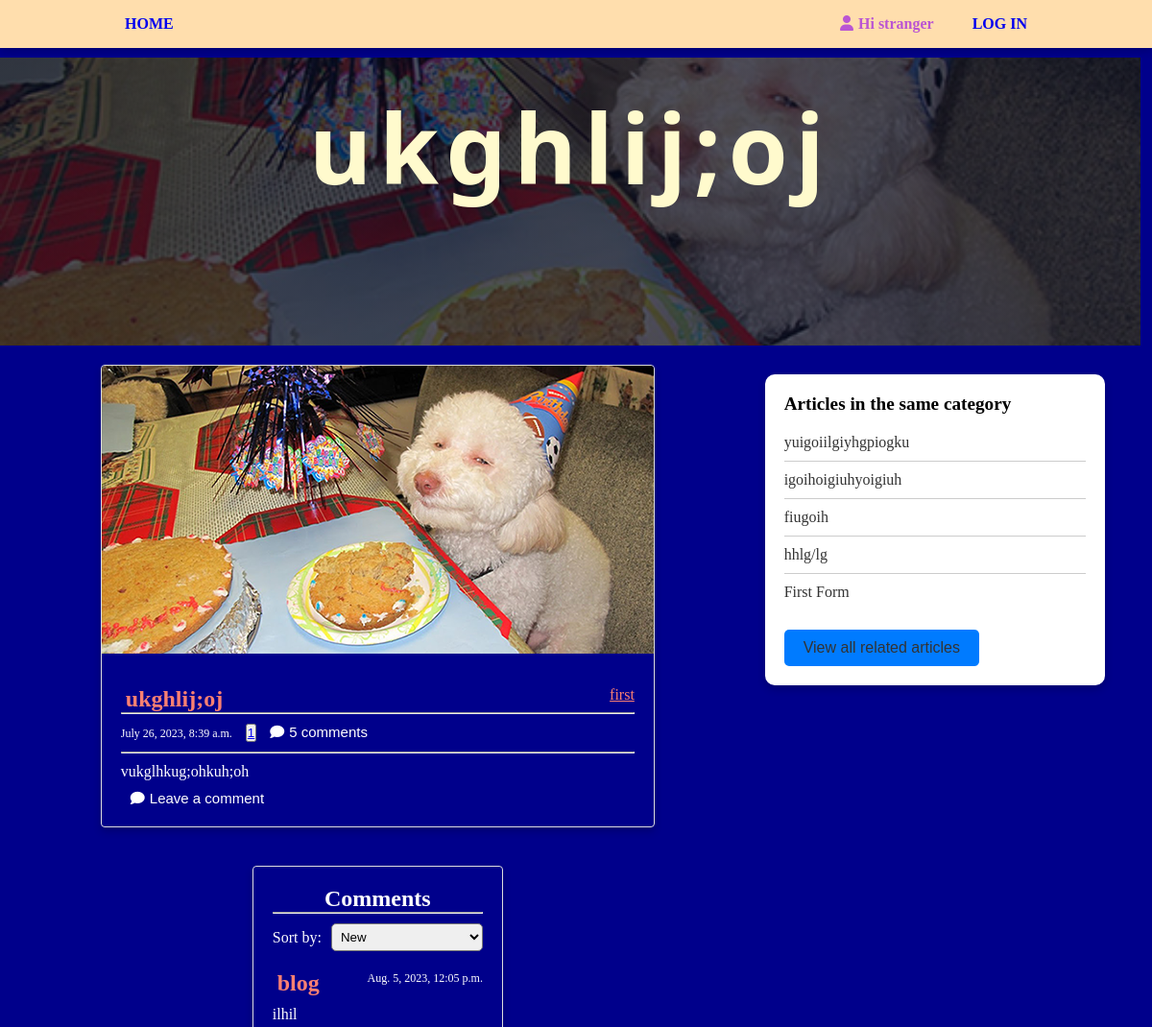
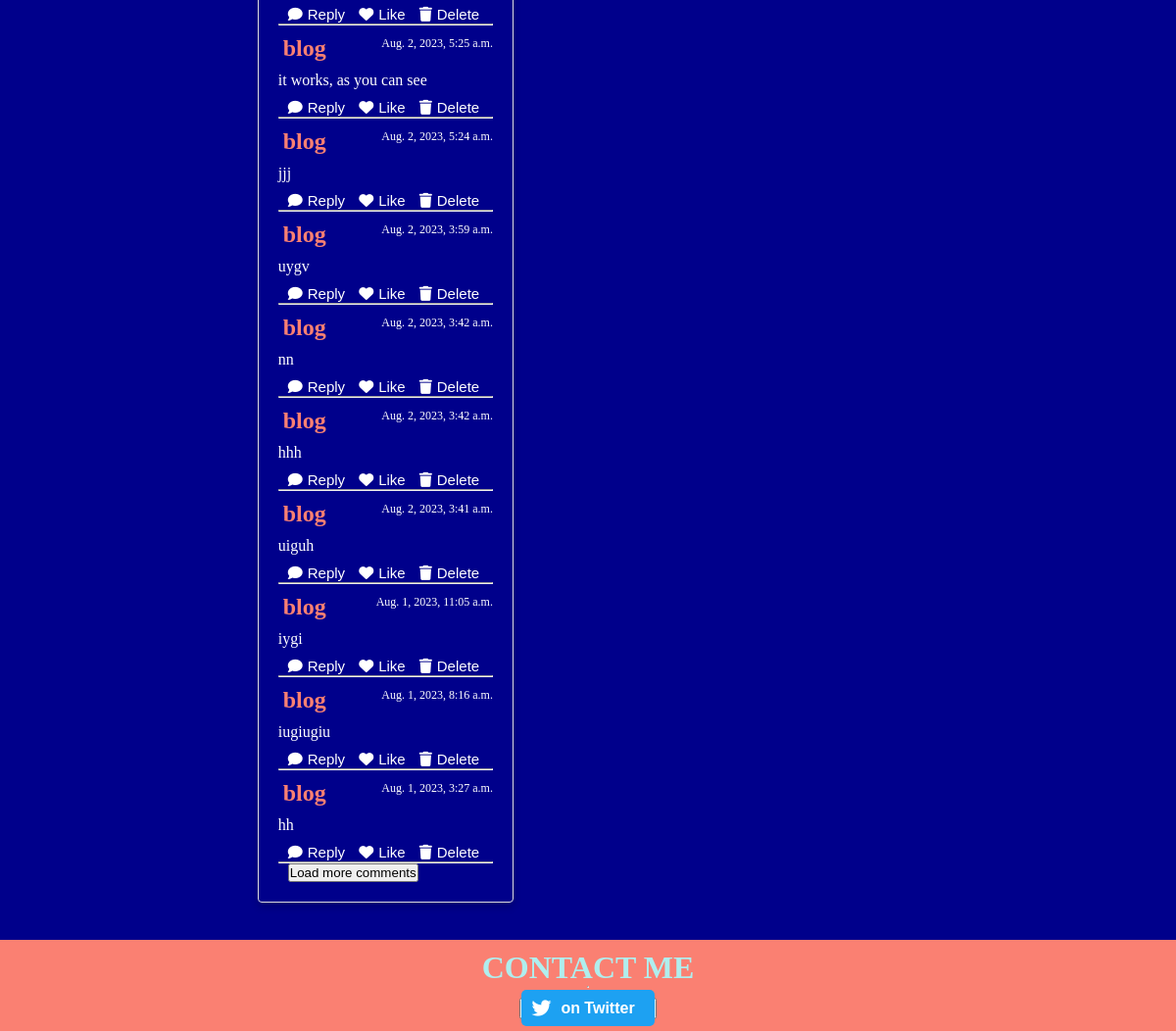
The page /ukghlijoj/ on the database its author committed (2 pictures, top to bottom).
### article/models.py (models this page shows, shortened)
class Post(models.Model):
    user = models.ForeignKey(User, on_delete=models.CASCADE)
    image = models.ImageField()
    title = models.CharField(max_length=255)
    slug = models.SlugField(unique=True, blank=True)
    category = models.ForeignKey(Category, on_delete=models.CASCADE, related_name='posts', default='uncategorized')
    post = models.TextField()
    date = models.DateTimeField(auto_now_add=True)
    likes = models.ManyToManyField(User, blank=True, related_name="post_likes")
    is_edited = models.BooleanField(default=False)
    def get_absolute_url(self):
        return reverse('article:detail', kwargs={'slug': self.slug})

class Category(models.Model):
    name = models.CharField(max_length=100)
    slug = models.SlugField(unique=True, blank=True)
    class Meta:
        verbose_name_plural = 'categories'
    def __str__(self):
        return self.name

class Comment(models.Model):
    post = models.ForeignKey(Post, related_name='comments', on_delete=models.CASCADE)
    user = models.ForeignKey(User, on_delete=models.CASCADE)
    comment = models.TextField()
    date_posted = models.DateTimeField(auto_now_add=True)

### article/views.py (the view)
# urls.py: path('<slug>/', views.detail, name='detail'),
def detail(request, slug):
    user_authenticated = request.user.is_authenticated
    post = get_object_or_404(Post, slug=slug)
    category = post.category
    related_articles = Post.objects.filter(category=category).exclude(id=post.id).order_by('-date')[:5]
    if related_articles.count() < 5:
        show_all = False
    else:
        show_all = True
    comments = post.comments.order_by('-date_posted')
    batch_size = 10  # Set the number of comments to load per batch
    total_comments = comments.count()
    offset = int(request.GET.get('offset', 0))
    if total_comments > batch_size + offset:
        show_load_more = True
        comments = comments[offset: offset + batch_size]
    else:
        show_load_more = False
        comments = comments[offset:]
    context = {
        'user_authenticated': user_authenticated,
        'post': post,
        'related_articles': related_articles,
        'show_all': show_all,
        'comments': enumerate(comments),
        'show_load_more': show_load_more,
        'batch_size': batch_size,
        'total_comments': total_comments,
    }
    return render(request, 'article/read.html', context=context)

### article/templates/article/read.html (shortened to what this page needs)
{% extends 'article/base.html' %}
{% load static %}
{% block css %}
        {{ block.super }}
    <link rel="stylesheet" href="{% static 'read.css' %}">
{% endblock %}
{% block body %}
    <div id="image-background" style="background-image: linear-gradient(rgba(4,9,30,0.7), rgba(4,9,30,0.7)), url('{{ post.image.url }}')">
        <h1 id="image-background-title">{{post.title}}</h1>
    </div>
    <div id="read-container">
        <div id="article">
            <div id="card-container">
                <div class="card">
                    <img src="{{ post.image.url }}" alt="Image">
                    <div class="card-content">
                        <div id="card-top">
                            <h2>{{post.title}}</h2> <span id="category"><a href="{% url 'article:category' post.category %}">{{post.category}}</a></span>
                        </div>
                        <hr>
                        <div class="card-meta">
                            <div>
                                <span class="timestamp">{{post.date}}</span>
                                {% if user.is_authenticated %}
                                  {% if user in post.likes.all %}
                                  <button class="like-button" data-href="{{ post.get_api_like_url }}" data-post-slug="{{ post.slug }}">
                                    <i class="fas fa-heart liked article-like-style" ></i>
                                    <span class="like-count" style="color: salmon;">{{ post.likes.count }} {{ count_str }}</span>
                                  </button>
                                  {% else %}
                                  <button class="like-button" data-href="{{ post.get_api_like_url }}" data-post-slug="{{ post.slug }}">
                                    <i class="fas fa-heart article-like-style" ></i>
                                    <span class="like-count">{{ post.likes.count }} {{ count_str }}</span>
                                  </button>
                                 {% endif %}
                                 <button id="comment-button" class="comment-button"><a
                                  href="{% url 'article:detail' slug=post.slug %}?comment=true#comment-textarea"
                                  style="text-decoration: none;" class="comment-button">
                                  <i id="comment-icon" class="fa-solid fa-comment"></i>5 comments
                                </a>
                                  </button>
                              {% else %}
                                <button class="logged-out-like-button">
                                  <a href="{% url 'account:login' %}">{{ post.likes.count }} {{ count_str }}</a>
                                </button>
                                <button id="comment-button" class="comment-button"><a
                                  href="{% url 'article:detail' slug=post.slug %}#sort" style="text-decoration: none;" class="comment-button">
                                  <i id="comment-icon" class="fa-solid fa-comment"></i>5 comments
                                </a>
                                  </button>
                              {% endif %}
                            </div>
                        </div>
                          <hr>
                      <p>{{post.post}}</p>
                      <div>
                        <button class="comment-button"><i class="fa-solid fa-comment"></i>Leave a comment</button>
                      </div>
                    </div>
                </div>
                <div class="card comment-card">
                    <div class="header">
                        <h2>Comments</h2>
                    </div>
                    <hr>
                    <div class="sort-comments">
                        <label for="sort">Sort by:</label>
                        <select id="sort">
                          <option value="new">New</option>
                        </select>
                    </div>
                  <div id="comments-section">
                    {% for i, comment in comments %}
                      <div class="comment {% if i >= batch_size %}hidden{% endif %}">
                        <div class="comment-header">
                          <h3>{{ comment.user }}</h3>
                          <span class="timestamp">{{ comment.date_posted }}</span>
                        </div>
                        <div class="comment-body">
                          <p>{{ comment.comment }}</p>
                        </div>
                        <div class="comment-footer">
                          <button class="comment-button"><i class="fa-solid fa-comment"></i>Reply</button>
                          <button class="like-button"><i class="fas fa-heart"></i>Like</button>
                          <button class="like-button"><i class="fa-solid fa-trash"></i>Delete</button>
                        </div>
                        <hr>
                      </div>
                    {% endfor %}
                  </div>
                  {% if show_load_more %}
                    <button id="load-more-button" data-offset="{{ batch_size }}" data-show-load-more="{{ show_all|yesno:"true,false" }}">Load more comments</button>
                  {% endif %}
                  </div>
        </div>
        </div>
        {% if related_articles %}
        <div id="related-articles">
            <div id="card">
                <h2>Articles in the same category</h2>
                <ul>
                  {% for related_article in related_articles %}
                    <li><a href="{{ related_article.get_absolute_url }}">{{ related_article.title }}</a></li>
                  {% endfor %}
                </ul>
                {% if show_all %}
                <button><a href="{% url 'article:category' categories=post.category %}" >View all related articles</a></button>
                {% endif %}
              </div>
        </div>
        {% endif %}
    </div>
{% endblock %}

### article/templates/article/styles.css (style rules this page uses)
* { margin: 0; padding: 0; }
body { background-color: darkblue; }
li { list-style: none; }
#image-background { margin-top: 10px; background-image: linear-gradient(rgba(4,9,30,0.7), rgba(4,9,30,0.7)), url(https://cdn.stocksnap.io/img-thumbs/960w/blog-text_AWFJEGJAMS.jpg); height: 300px; width: 99%; background-size: cover; background-position:center; display: flex; flex-direction: column; align-items: center; justify-content: center; }
#image-background-title { color:lemonchiffon; letter-spacing: 0.2cm; font-size: 100px; margin-bottom: 115px; font-family:system-ui, -apple-system, BlinkMacSystemFont, 'Segoe UI', Roboto, Oxygen, Ubuntu, Cantarell, 'Open Sans', 'Helvetica Neue', sans-serif; transition: 0.5s; }
#card-container { display: flex; flex-wrap:wrap; align-items: center; justify-content: center; }
.card { border: 10px solid #ddd; border-radius: 4px; box-shadow: 0 4px 8px 0 rgba(0, 0, 0, 0.2); max-width: 350px; margin: 20px; transition: transform 0.3s ease; }
.card img { border-radius: 4px 4px 0 0; width: 100%; height: auto; }
.card-content { padding: 20px; }
.card-content h2 { font-size: 24px; margin-bottom: 10px; color: salmon; }
.card-content p { font-size: 16px; margin-bottom: 0; color:white; }
.card-meta { display: flex; justify-content: space-between; align-items: center; margin-top: 20px; }
.timestamp { font-size: 12px; color: white; }
.like-button, .comment-button { background: none; border: none; color: white; font-size: 15px; cursor: pointer; }
.fa-heart, .fa-comment { margin-right: 5px; }

### article/templates/article/read.css (style rules this page uses)
#image-background { margin-top: 10px; background-image: linear-gradient(rgba(4,9,30,0.7), rgba(4,9,30,0.7)), url(https://th.bing.com/th/id/R.bcda51fb80d8311097104a5fac0ccb5f?rik=pV0JQy93ny1ITg&pid=ImgRaw&r=0); height: 300px; width: 99%; background-size: cover; background-position:center; display: flex; flex-direction: column; align-items: center; justify-content: center; }
#read-container { display: flex; align-items: center; justify-content: center; }
#article { flex:2; }
.card { border: 1px solid #ddd; border-radius: 4px; box-shadow: 0 4px 8px 0 rgba(0, 0, 0, 0.2); max-width: 700px; margin: 20px; transition: transform 0.3s ease; }
.card-content, .comment-card { padding: 20px; }
.card-content h2, .card h3 { font-size: 24px; margin: 10px 5px 0; color: salmon; }
#card-top { display: flex; align-items: center; justify-content: space-between; }
#card-top a { color: salmon; }
.card-meta { display: flex; justify-content:space-between; align-items: center; margin: 10px 0; }
#card-container button { margin-left: 10px; }
.timestamp { font-size: 12px; color: white; }
.like-button, .comment-button { background: none; border: none; color: white; font-size: 15px; cursor: pointer; transition: transform 0.3s ease; }
.card-content p { margin: 10px 0; }
.fa-heart, .fa-comment, .fa-trash { margin-right: 5px; }
.header { display: flex; align-items: center; justify-content: center; }
h2 { display: flex; align-self: center; color: white; }
.sort-comments { display: flex; align-items: center; margin: 10px 0; }
.sort-comments label { margin-right: 10px; color: white; }
.sort-comments select { padding: 5px; border-radius: 5px; outline: none; }
.comment-body p { font-size: 16px; margin-bottom: 0; color:white; }
#related-articles { flex: 1; padding: 10px; margin: 20px 0 10px 0; align-self: flex-start; }
#card { background-color: #fff; border-radius: 10px; box-shadow: 0 4px 8px 0 rgba(0,0,0,0.2); padding: 20px; width: 80%; }
#card h2 { font-size: 1.2rem; margin-bottom: 10px; color: #000; }
#card ul { list-style: none; margin: 0; padding: 0; }
#card li { border-bottom: 1px solid #ccc; padding: 10px 0; }
#card li:last-child { border-bottom: none; }
#card a { color: #333; text-decoration: none; }
#card button { background-color: #007bff; border: none; border-radius: 5px; color: #fff; cursor: pointer; font-size: 1rem; padding: 10px 20px; margin-top: 20px; }
.comment-header { display: flex; justify-content: space-between; align-items: center; }
.comment-body { margin-top: 10px; margin-bottom: 10px; }
.comment-footer { margin-top: 10px; }

### rows shown on the page
Post: image (picture), title "ukghlij;oj", category "first", date "July 26, 2023, 8:39 a.m.", likes.count "1", post "vukglhkug;ohkuh;oh"
Comment: user "blog", date_posted "Aug. 5, 2023, 12:05 p.m.", comment "ilhil"
Comment: user "blog", date_posted "Aug. 2, 2023, 5:25 a.m.", comment "it works, as you can see"
Comment: user "blog", date_posted "Aug. 2, 2023, 5:24 a.m.", comment "jjj"
Comment: user "blog", date_posted "Aug. 2, 2023, 3:59 a.m.", comment "uygv"
Comment: user "blog", date_posted "Aug. 2, 2023, 3:42 a.m.", comment "nn"
Comment: user "blog", date_posted "Aug. 2, 2023, 3:42 a.m.", comment "hhh"
Comment: user "blog", date_posted "Aug. 2, 2023, 3:41 a.m.", comment "uiguh"
Comment: user "blog", date_posted "Aug. 1, 2023, 11:05 a.m.", comment "iygi"
Comment: user "blog", date_posted "Aug. 1, 2023, 8:16 a.m.", comment "iugiugiu"
Comment: user "blog", date_posted "Aug. 1, 2023, 3:27 a.m.", comment "hh"
Post: title "yuigoiilgiyhgpiogku"
Post: title "igoihoigiuhyoigiuh"
Post: title "fiugoih"
Post: title "hhlg/lg"
Post: title "First Form"
